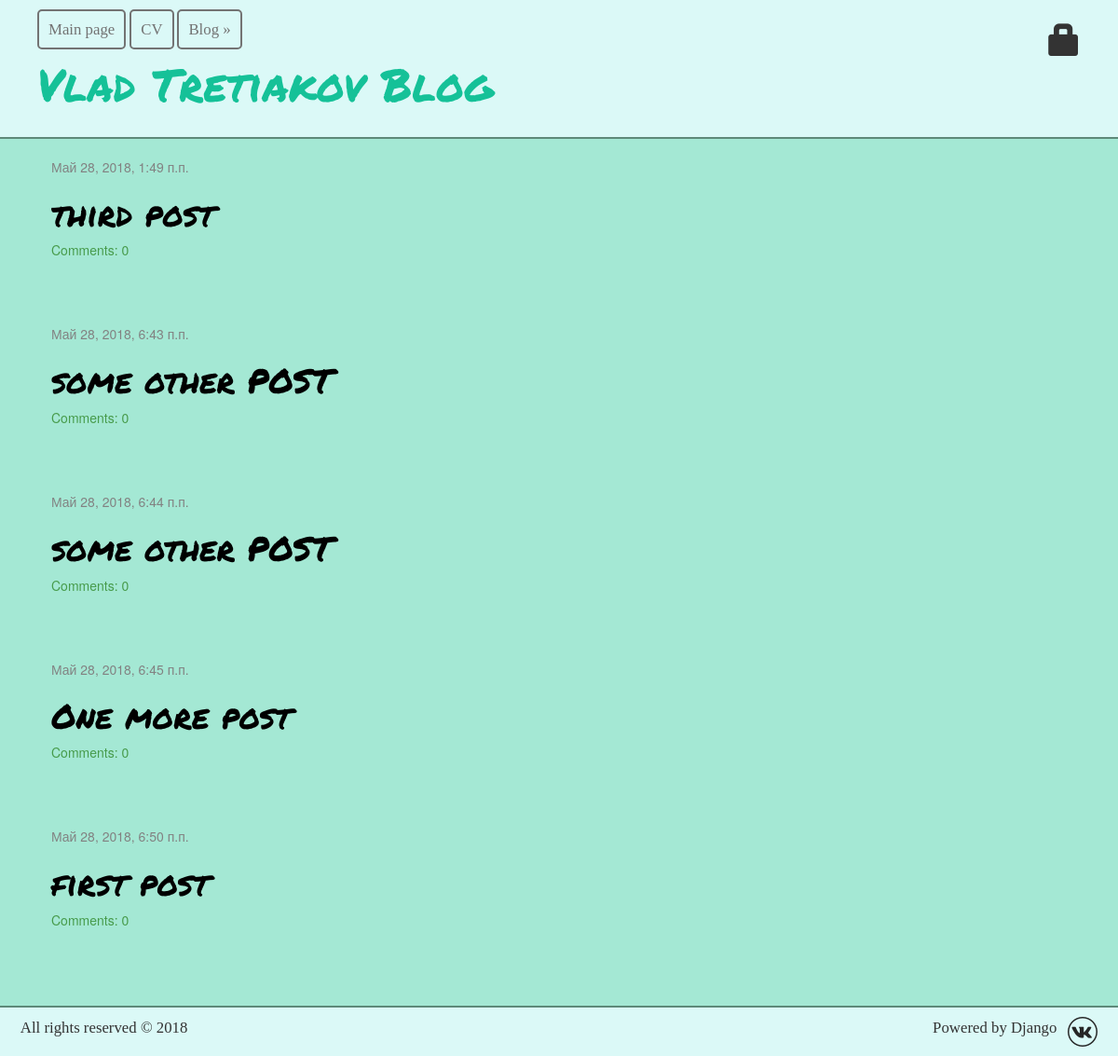
The page /blog/ on the database as committed earlier.
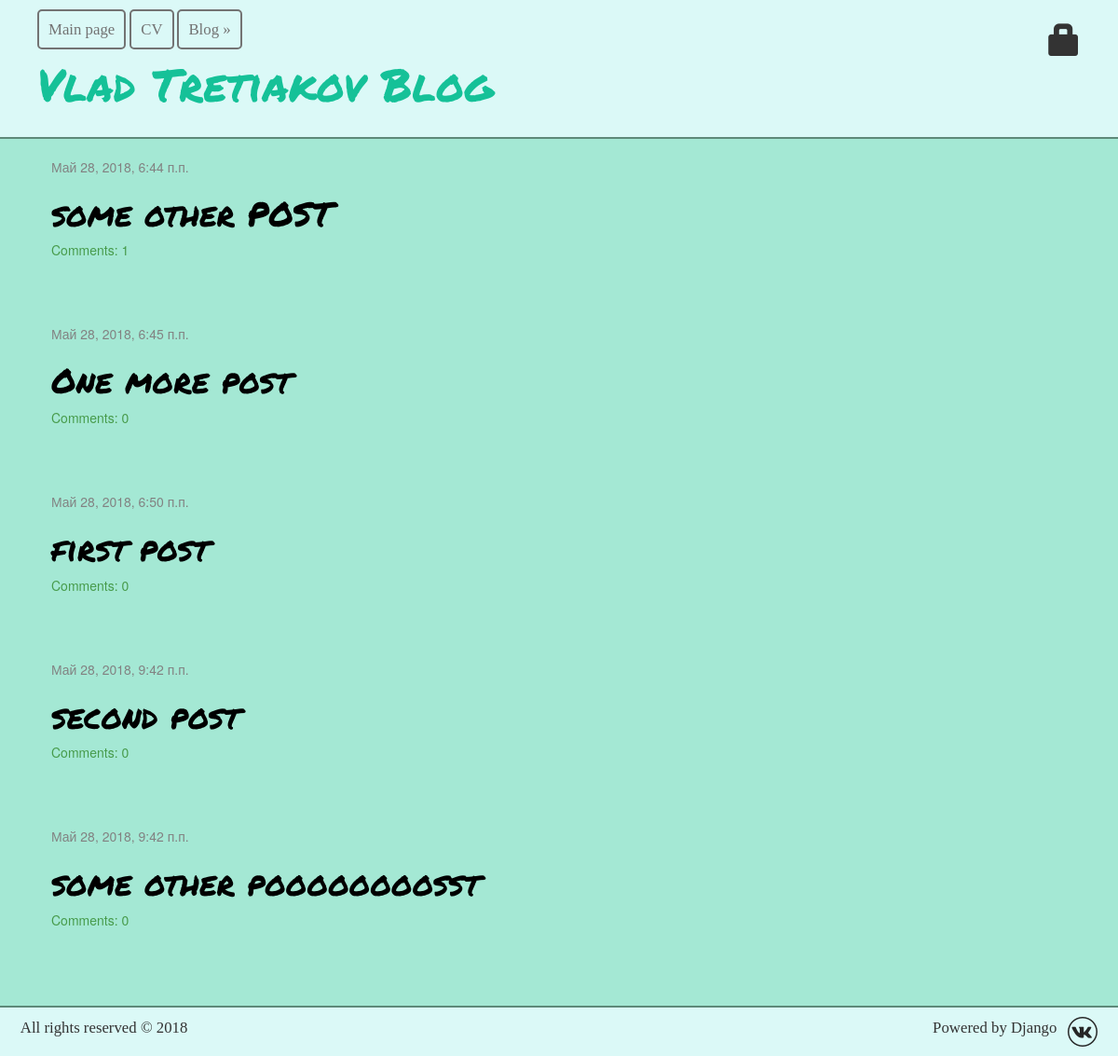
The same page on the database as committed later.
### blog/models.py (models this page shows, shortened)
class Post(models.Model):
    author = models.ForeignKey('auth.User', on_delete=models.CASCADE)
    title = models.CharField(max_length=200)
    text = models.TextField()
    created_date = models.DateTimeField(
            default=timezone.now)
    published_date = models.DateTimeField(
            blank=True, null=True)
    def approved_comments(self):
        return self.comments.filter(approved_comment=True)

### blog/views.py (the view)
def post_list(request):
    posts = Post.objects.filter(published_date__lte=timezone.now()).order_by('published_date')
    return render(request, 'blog/post_list.html', {'posts': posts})

### blog/templates/blog/post_list.html
{% extends 'blog/base.html' %}
{% block content %}
    {% for post in posts %}
        <div class="post">
            <div class="date">
                {{ post.published_date }}
            </div>
            <h1><a href="{% url 'post_detail' pk=post.pk %}">{{ post.title }}</a></h1>
            <a href="{% url 'post_detail' pk=post.pk %}">Comments: {{ post.approved_comments.count }}</a>
        </div>
    {% endfor %}
{% endblock %}

Rows that differ between the two databases and show on the page:
removed Post: published_date "Май 28, 2018, 1:49 п.п.", title "third post", approved_comments.count "0"
removed Post: published_date "Май 28, 2018, 6:43 п.п.", title "some other POST", approved_comments.count "0"
computed for Post "some other POST": approved_comments.count "0" → "1"
now on this page (row edited): Post: published_date "Май 28, 2018, 9:42 п.п.", title "second post", approved_comments.count "0"
added Post: published_date "Май 28, 2018, 9:42 п.п.", title "some other poooooooosst", approved_comments.count "0"
